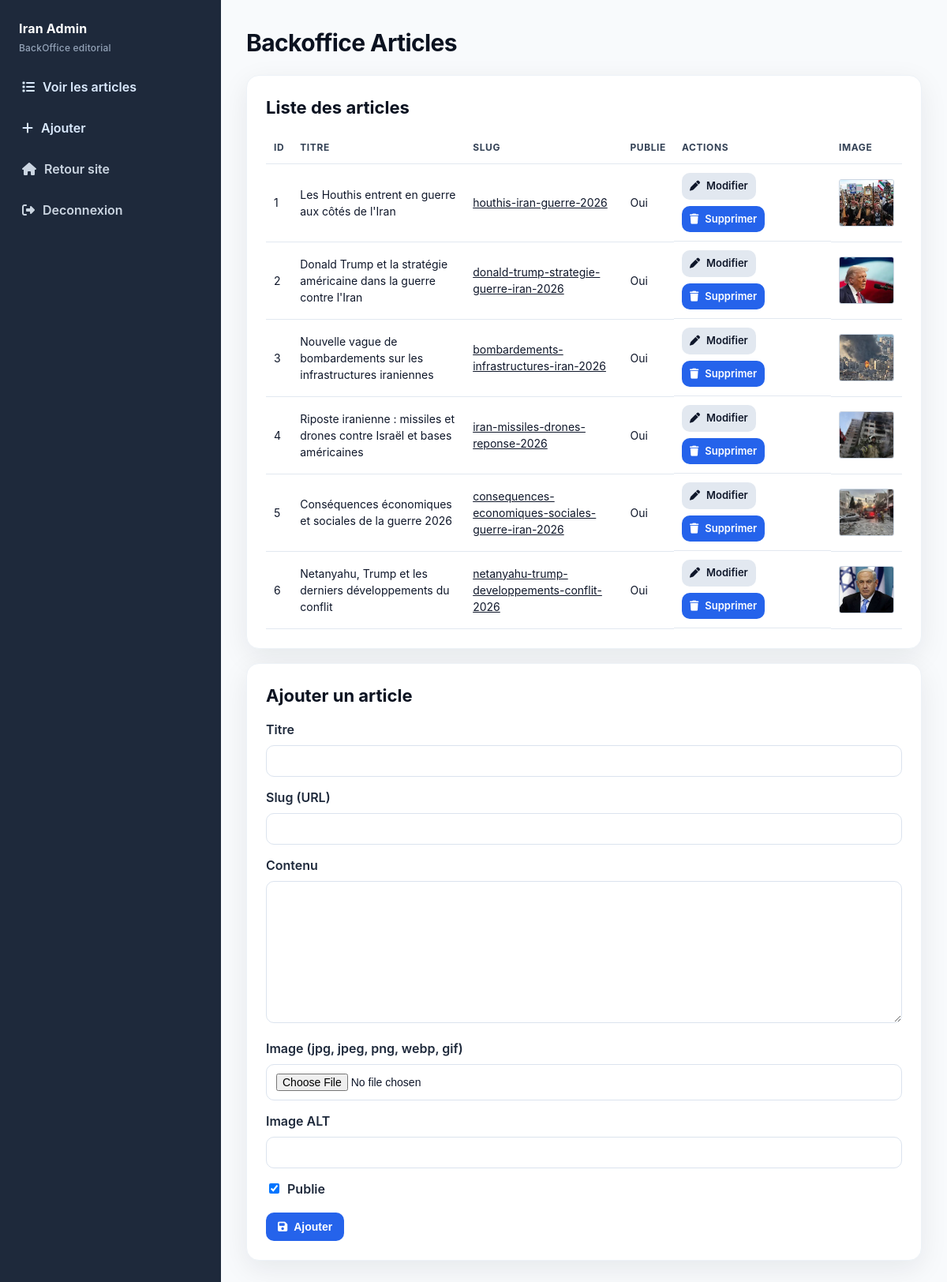
The page /admin (signed in) on the database its author committed.
### tables this page shows
CREATE TABLE articles (
  id INT UNSIGNED AUTO_INCREMENT PRIMARY KEY,
  title VARCHAR(255) NOT NULL,
  slug VARCHAR(255) NOT NULL UNIQUE,
  content TEXT NOT NULL,
  is_published TINYINT(1) NOT NULL DEFAULT 1,
  created_at TIMESTAMP NOT NULL DEFAULT CURRENT_TIMESTAMP,
  updated_at TIMESTAMP NOT NULL DEFAULT CURRENT_TIMESTAMP ON UPDATE CURRENT_TIMESTAMP
);

### src/admin/index.php (the view, shortened to what this page needs)
<?php
require_once __DIR__ . '/../includes/bootstrap.php';
$editArticle = null;
$editorContent = '';
$articles = $pdo->query(
    "SELECT
          a.*,
          COALESCE(ai_main.image_path, '') AS image_main_url,
          COALESCE(ai_thumb.image_path, ai_main.image_path, '') AS image_thumb_url
      FROM articles a
      LEFT JOIN article_images ai_thumb
          ON ai_thumb.article_id = a.id AND ai_thumb.image_kind = 'thumb'
      LEFT JOIN article_images ai_main
          ON ai_main.article_id = a.id AND ai_main.image_kind = 'main'
      ORDER BY a.id ASC"
)->fetchAll();
?>
<h1>Backoffice Articles</h1>
<div id="articles-list" class="box">
    <h2>Liste des articles</h2>
    <div class="table-wrap">
        <table>
            <tr>
                <th>ID</th>
                <th>Titre</th>
                <th>Slug</th>
                <th>Publie</th>
                <th>Actions</th>
                <th>Image</th>
            </tr>
            <?php foreach ($articles as $article): ?>
                <tr>
                    <td><?php echo (int)$article['id']; ?></td>
                    <td><?php echo h($article['title']); ?></td>
                    <td>
                        <a href="/articles/guerre-iran-article-<?php echo (int)$article['id']; ?>-1-5.html">
                            <?php echo h($article['slug']); ?>
                        </a>
                    </td>
                    <td><?php echo (int)$article['is_published'] === 1 ? 'Oui' : 'Non'; ?></td>
                    <td class="actions-col">
                        <a class="btn btn-secondary" href="/admin?edit=<?php echo (int)$article['id']; ?>#create-form"><i class="fa-solid fa-pen"></i>Modifier</a>
                        <a class="btn" href="/admin/delete.php?id=<?php echo (int)$article['id']; ?>" onclick="return confirm('Supprimer cet article ?');"><i class="fa-solid fa-trash"></i>Supprimer</a>
                    </td>
                    <td>
                        <?php if (!empty($article['image_thumb_url'])): ?>
                            <a href="<?php echo h(!empty($article['image_main_url']) ? $article['image_main_url'] : $article['image_thumb_url']); ?>" target="_blank" rel="noopener" title="Voir l'image en grand">
                                <img class="table-thumb" src="<?php echo h($article['image_thumb_url']); ?>" alt="image article <?php echo (int)$article['id']; ?>" loading="lazy" decoding="async">
                            </a>
                        <?php else: ?>
                            <span class="link-muted">Aucune</span>
                        <?php endif; ?>
                    </td>
                </tr>
            <?php endforeach; ?>
        </table>
    </div>
</div>
<div id="create-form" class="box">
    <h2><?php echo $editArticle ? 'Modifier un article' : 'Ajouter un article'; ?></h2>
    <form method="post" action="/admin/save.php" enctype="multipart/form-data" onsubmit="if (window.tinymce) { tinymce.triggerSave(); }">
        <label>Titre</label>
        <input name="title" required value="<?php echo h(isset($editArticle['title']) ? $editArticle['title'] : ''); ?>">
        <label>Slug (URL)</label>
        <input name="slug" required value="<?php echo h(isset($editArticle['slug']) ? $editArticle['slug'] : ''); ?>">
        <label>Contenu</label>
        <textarea id="contenu" name="content" rows="6"><?php echo h($editorContent); ?></textarea>
        <label>Image (jpg, jpeg, png, webp, gif)</label>
        <input type="file" name="image_file" accept="image/*">
        <label>Image ALT</label>
        <input name="image_alt" value="<?php echo h(isset($editArticle['image_alt']) ? $editArticle['image_alt'] : ''); ?>">
        <label>
            <input type="checkbox" name="is_published" <?php echo !isset($editArticle['is_published']) || (int)$editArticle['is_published'] === 1 ? 'checked' : ''; ?>>
            Publie
        </label>
        <div class="form-actions">
            <button type="submit"><i class="fa-solid fa-floppy-disk"></i><?php echo $editArticle ? 'Mettre a jour' : 'Ajouter'; ?></button>
        </div>
    </form>
</div>

### src/assets/css/backoffice.css (style rules this page uses)
:root { --bo-bg: #f8fafc; --bo-surface: #ffffff; --bo-sidebar: #1e293b; --bo-sidebar-hover: #334155; --bo-primary: #2563eb; --bo-primary-hover: #1d4ed8; --bo-border: #dbe3ee; --bo-text: #0f172a; --bo-muted: #64748b; --bo-success-bg: #dcfce7; --bo-success-text: #166534; --bo-danger-bg: #fee2e2; --bo-danger-text: #991b1b; --bo-shadow: 0 10px 35px rgba(15, 23, 42, 0.08); }
* { box-sizing: border-box; }
html, body { margin: 0; min-height: 100%; }
body { background: var(--bo-bg); color: var(--bo-text); font-family: Inter, Helvetica, Arial, sans-serif; line-height: 1.5; }
a { color: inherit; }
h1, h2, h3 { margin-top: 0; color: #0b1220; }
h1 { margin-bottom: 18px; font-size: 30px; letter-spacing: -0.02em; }
h2 { font-size: 22px; margin-bottom: 14px; }
.box { background: var(--bo-surface); border: 1px solid #edf2f7; border-radius: 16px; padding: 24px; margin: 18px 0; box-shadow: var(--bo-shadow); }
label { display: block; margin-top: 14px; margin-bottom: 8px; font-weight: 600; color: #1e293b; }
input, textarea, select { width: 100%; border: 1px solid var(--bo-border); border-radius: 10px; padding: 11px 12px; font-size: 14px; color: #0f172a; background: #ffffff; transition: border-color 0.2s ease, box-shadow 0.2s ease; }
textarea { min-height: 180px; resize: vertical; }
input[type="checkbox"] { width: auto; margin-right: 6px; }
button, .btn, a.btn { display: inline-flex; align-items: center; justify-content: center; gap: 8px; border: none; border-radius: 10px; background: var(--bo-primary); color: #ffffff; padding: 10px 15px; font-size: 14px; font-weight: 600; text-decoration: none; cursor: pointer; transition: transform 0.2s ease, background-color 0.2s ease; }
.btn-secondary, a.btn-secondary { background: #e2e8f0; color: #0f172a; }
.form-actions { display: flex; flex-wrap: wrap; gap: 10px; margin-top: 18px; }
.table-wrap { overflow-x: auto; }
table { width: 100%; border-collapse: collapse; font-size: 14px; }
th, td { text-align: left; border-bottom: 1px solid #e2e8f0; padding: 11px 10px; vertical-align: middle; }
th { color: #334155; font-size: 12px; text-transform: uppercase; letter-spacing: 0.05em; }
td { color: #0f172a; }
td .btn, td .btn-secondary { padding: 7px 10px; font-size: 13px; }
.table-thumb { width: 70px; height: 60px; object-fit: cover; border-radius: 3px; border: 1px solid #cbd5e1; display: block; }
.actions-col { min-width: 190px; display: flex; flex-wrap: wrap; gap: 8px; }

### rows shown on the page
articles: id "1", title "Les Houthis entrent en guerre aux côtés de l'Iran", slug "houthis-iran-guerre-2026", is_published "Oui", shows a picture
articles: id "2", title "Donald Trump et la stratégie américaine dans la guerre contre l'Iran", slug "donald-trump-strategie-guerre-iran-2026", is_published "Oui", shows a picture
articles: id "3", title "Nouvelle vague de bombardements sur les infrastructures iraniennes", slug "bombardements-infrastructures-iran-2026", is_published "Oui", shows a picture
articles: id "4", title "Riposte iranienne : missiles et drones contre Israël et bases américaines", slug "iran-missiles-drones-reponse-2026", is_published "Oui", shows a picture
articles: id "5", title "Conséquences économiques et sociales de la guerre 2026", slug "consequences-economiques-sociales-guerre-iran-2026", is_published "Oui", shows a picture
articles: id "6", title "Netanyahu, Trump et les derniers développements du conflit", slug "netanyahu-trump-developpements-conflit-2026", is_published "Oui", shows a picture
